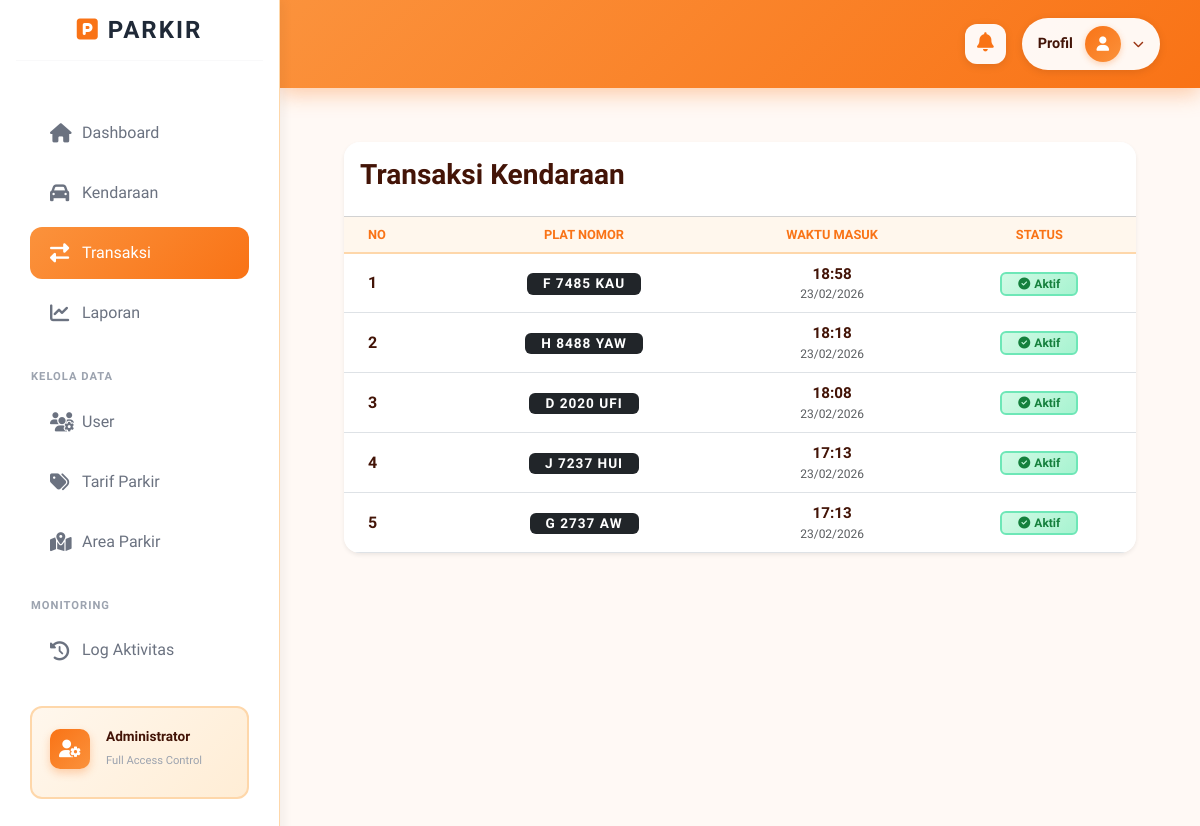
Before: /index.php?c=Transaksi&m=index (signed in) with the older database file.
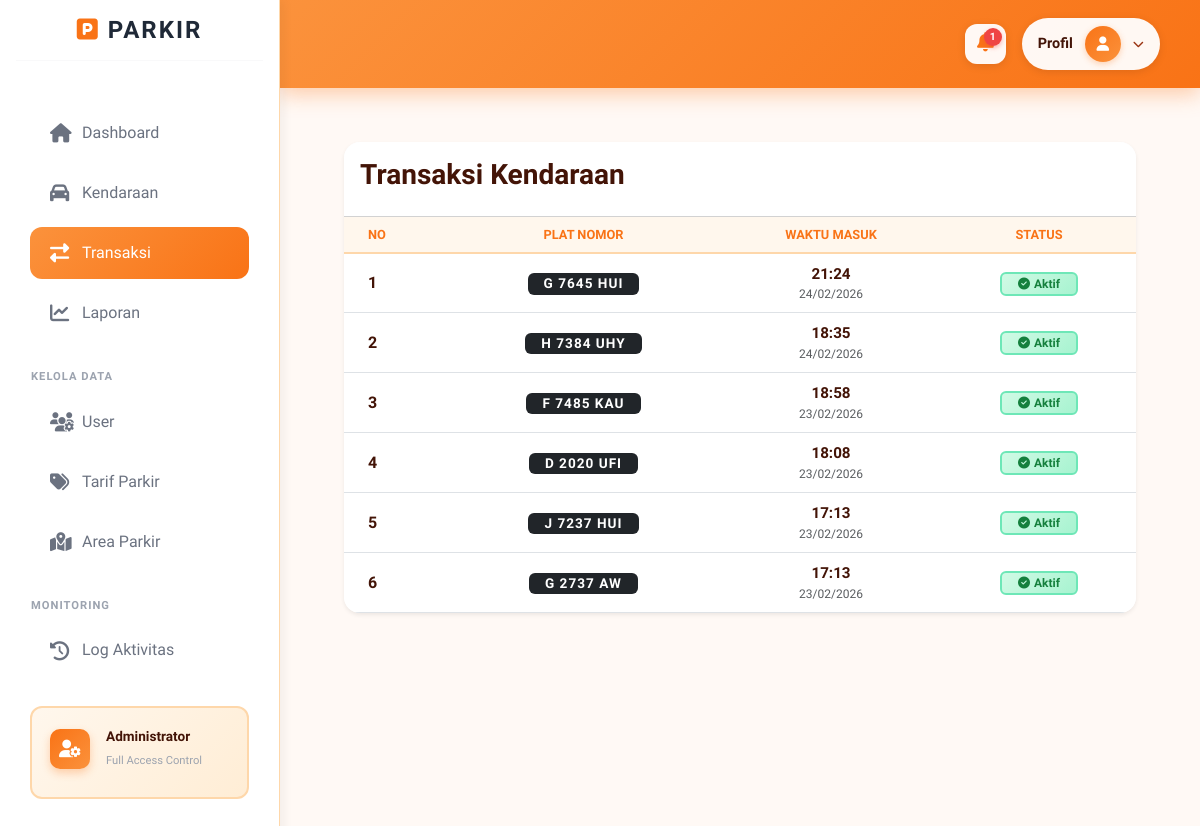
After: the same page with the newer database file.
### tables this page shows
CREATE TABLE `tb_transaksi` (
  `id_parkir` int NOT NULL,
  `id_kendaraan` int NOT NULL,
  `id_area` int NOT NULL,
  `id_tarif` int DEFAULT NULL,
  `id_user` int DEFAULT NULL,
  `waktu_masuk` datetime NOT NULL DEFAULT CURRENT_TIMESTAMP,
  `waktu_keluar` datetime DEFAULT NULL,
  `durasi_jam` int DEFAULT NULL,
  `biaya_total` decimal(10,0) DEFAULT '0',
  `metode_bayar` varchar(50) DEFAULT 'Tunai',
  `status` enum('masuk','keluar') DEFAULT 'masuk'
);

CREATE TABLE `tb_kendaraan` (
  `id_kendaraan` int NOT NULL,
  `plat_nomor` varchar(20) NOT NULL,
  `jenis_kendaraan` varchar(50) NOT NULL,
  `warna` varchar(50) DEFAULT NULL,
  `pemilik` varchar(100) DEFAULT NULL,
  `id_user` int DEFAULT NULL
);

### controllers/TransaksiController.php (called while the page is built, shortened)
<?php
class TransaksiController {
    public function index() {
        $data = (new TransaksiModel)->all();
        include "views/transaksi/list.php";
        include "views/layout/footer.php";
    }
}

### config/database.php (called while the page is built)
<?php
class Database {
    public static function connect() {
        return new PDO("mysql:host=localhost;dbname=db_parkir;charset=utf8","root","");
    }
}

### models/TransaksiModel.php (called while the page is built, shortened)
<?php
class TransaksiModel {
  private $db;
  function __construct(){
    $this->db = Database::connect();
  }
  function all(){
    $sql = "SELECT t.*, k.plat_nomor, k.jenis_kendaraan, a.nama_area
            FROM tb_transaksi t
            JOIN tb_kendaraan k ON t.id_kendaraan = k.id_kendaraan
            JOIN tb_area_parkir a ON t.id_area = a.id_area
            WHERE t.status = 'masuk'
            ORDER BY t.id_parkir DESC";
    return $this->db->query($sql)->fetchAll(PDO::FETCH_ASSOC);
  }
}

### views/transaksi/list.php (the view, shortened to what the changed rows need)
<?php include "views/layout/header.php"; ?>
<link rel="stylesheet" href="assets/css/halaman.css">
<div class="container-fluid py-4 px-4">
    <div class="card border-0 shadow-sm rounded-4 overflow-hidden">
        <div class="table-responsive">
            <table class="table table-hover align-middle mb-0">
                <thead class="bg-light">
                    <tr>
                        <th class="ps-4">No</th>
                        <th class="text-center">Plat Nomor</th>
                        <th class="text-center">Waktu Masuk</th>
                        <th class="text-center">Status</th>
                    </tr>
                </thead>
                <tbody>
                <?php if (!empty($data)): ?>
                    <?php $no=1; foreach($data as $d): ?>
                        <tr style="height: 60px;">
                            <td class="ps-4 fw-bold"><?= $no++ ?></td>
                            <td class="text-center">
                                <span class="badge bg-dark px-3 py-1 text-uppercase"
                                      style="letter-spacing: 1px; font-size: 0.85rem;">
                                    <?= htmlspecialchars($d['plat_nomor']) ?>
                                </span>
                            </td>
                            <td class="text-center">
                                <div class="d-flex flex-column align-items-center">
                                    <strong style="font-size: 0.95rem;"><?= date('H:i', strtotime($d['waktu_masuk'])) ?></strong>
                                    <small class="text-muted" style="font-size: 0.75rem;"><?= date('d/m/Y', strtotime($d['waktu_masuk'])) ?></small>
                                </div>
                            </td>
                            <td class="text-center">
                                <span class="badge px-3 py-1" style="background: linear-gradient(135deg, #d1fae5, #a7f3d0); color: #15803d; border: 2px solid #6ee7b7; font-weight: 600; font-size: 0.75rem;">
                                    <i class="fas fa-check-circle me-1"></i>Aktif
                                </span>
                            </td>
                        </tr>
                    <?php endforeach; ?>
                <?php endif; ?>
                </tbody>
            </table>
        </div>
    </div>
</div>
<?php include "views/layout/footer.php"; ?>

### views/layout/header.php (shortened to what the changed rows need)
<!DOCTYPE html>
<html lang="id">
<head>
    <link rel="stylesheet" href="assets/css/halaman.css">
    <link href="https://cdn.jsdelivr.net/npm/bootstrap@5.3.0/dist/css/bootstrap.min.css" rel="stylesheet">
    <link rel="stylesheet" href="https://cdnjs.cloudflare.com/ajax/libs/font-awesome/6.4.0/css/all.min.css">
</head>
<body>
<?php
$user_role = $_SESSION['user']['role'] ?? 'guest';
?>
<div class="wrapper">
    <div id="content">
    <nav class="top-navbar d-flex justify-content-between align-items-center">
        <div class="d-flex align-items-center gap-3">
            <?php if($user_role == 'admin'): ?>
            <div class="dropdown">
                <?php
                $db = Database::connect();
                $today = date('Y-m-d');
                $query = "SELECT t.*, k.plat_nomor, k.jenis_kendaraan
                         FROM tb_transaksi t
                         JOIN tb_kendaraan k ON t.id_kendaraan = k.id_kendaraan
                         WHERE DATE(t.waktu_keluar) = ? AND t.status = 'keluar'
                         ORDER BY t.waktu_keluar DESC
                         LIMIT 5";
                $stmt = $db->prepare($query);
                $stmt->execute([$today]);
                $notif_keluar = $stmt->fetchAll(PDO::FETCH_ASSOC);
                $jumlah_keluar = count($notif_keluar);
                ?>
                <div class="notif-trigger"
                    id="dropdownNotif"
                    data-bs-toggle="dropdown"
                    aria-expanded="false"
                    style="cursor: pointer; position: relative; padding: 8px 12px; background: rgba(255, 255, 255, 0.95); border-radius: 12px; transition: all 0.3s ease; box-shadow: 0 2px 8px rgba(0,0,0,0.1);">
                    <i class="fas fa-bell" style="color: #f97316; font-size: 1.2rem;"></i>
                    <?php if($jumlah_keluar > 0): ?>
                    <span class="notif-badge" style="position: absolute; top: 4px; right: 4px; background: #ef4444; color: white; border-radius: 50%; width: 18px; height: 18px; display: flex; align-items: center; justify-content: center; font-size: 0.65rem; font-weight: 700; box-shadow: 0 2px 4px rgba(239, 68, 68, 0.4);">
                        <?= $jumlah_keluar ?>
                    </span>
                    <?php endif; ?>
                </div>
            </div>
            <?php endif; ?>
        </div>
    </nav>
        <div class="container-fluid">

Changed rows visible on the page:
no longer on this page (row edited): tb_transaksi: id_kendaraan.plat_nomor "H 8488 YAW", waktu_masuk "18:18", waktu_masuk "23/02/2026"
added tb_transaksi: id_kendaraan.plat_nomor "G 7645 HUI", waktu_masuk "21:24", waktu_masuk "24/02/2026"
added tb_transaksi: id_kendaraan.plat_nomor "H 7384 UHY", waktu_masuk "18:35", waktu_masuk "24/02/2026"
Other visible differences:
$jumlah_keluar: (not shown) → "1"
